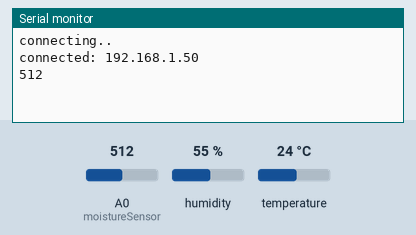
This sketch was run on a simulated ESP8266 (NodeMCU). Parts: the last lines printed to the serial monitor. The inputs (shaded band) are chosen by the test bench; at power-on: humidity 55 %, A0 (moistureSensor) = 512, temperature 24 °C. WiFi joins after 1.5 s; servers stay silent unless stated.

Above: at 4.2 s.
4.3 s: humidity set to 22 %
At 4.9 s:
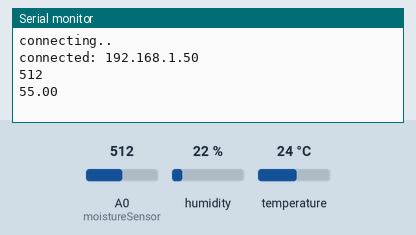
8.6 s: A0 (moistureSensor) set to 716
At 9.3 s:
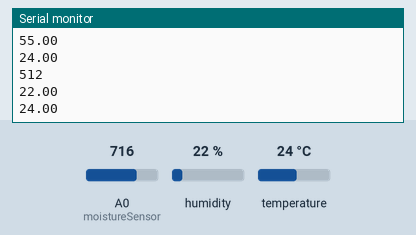
12.9 s: temperature set to 12 °C
At 14.5 s:
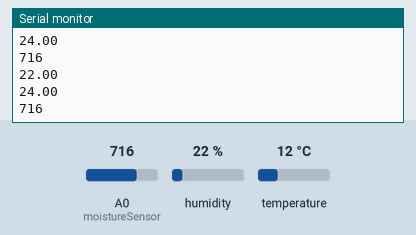
17.2 s: A0 (moistureSensor) set to 900
At 17.2 s:
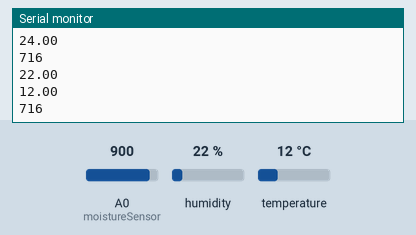
21.5 s: humidity set to 40 %
At 23.2 s:
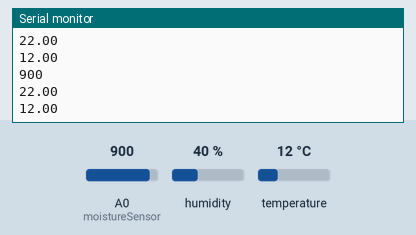
Timing chart, 0 to 24.7 s (numbered marks = the images above; inputs shaded):
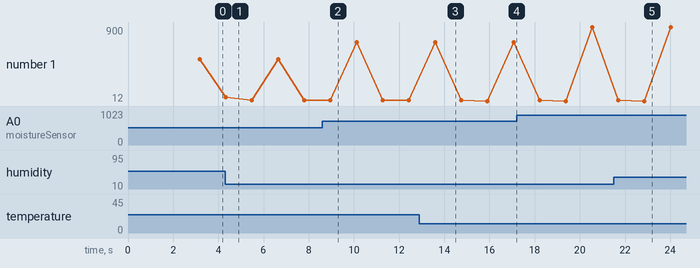

Measured:
- plotted number 1: 512 → 22 after the input at 4.3 s, 716 → 900 after the input at 17.2 s

The sketch:

database_group6.ino
```cpp
#include <ESP8266WiFi.h>
#include <FirebaseArduino.h>

#define FIREBASE_HOST "group-6-be9ed-default-rtdb.firebaseio.com"

#define FIREBASE_AUTH "IKsrq53aJl38of41IxCIXqzPwyxz1CkwiKwJmX5j"

#define WIFI_SSID "Hello"

#define WIFI_PASSWORD "12345678"

int moistureSensor = A0;

#include <DHT.h>

#define DHTPIN 14

#define DHTTYPE DHT11

DHT dht (DHTPIN,DHTTYPE);

void setup() {
Serial.begin(115200);
WiFi.begin(WIFI_SSID, WIFI_PASSWORD);
Serial.print("connecting");
while (WiFi.status() != WL_CONNECTED) {
Serial.print(".");
delay(1000);
}

dht.begin();
Serial.println("");
Serial.print("connected: ");
Serial.println(WiFi.localIP());

Firebase.begin(FIREBASE_HOST, FIREBASE_AUTH);
delay(1000);

pinMode(moistureSensor,INPUT);
// connect to wifi.

}

void loop()
{
float hum=dht.readHumidity();
float tem=dht.readTemperature();

int moi = analogRead(moistureSensor);

Firebase.setInt("data1",moi);
//Serial.println("Moisture = ");
Serial.println(moi);
delay(1000);

Firebase.setFloat("data2",hum);
//Serial.println("Humidity = ");
Serial.println(hum);
delay(1000);

Firebase.setFloat("data3",tem);
//Serial.println("Temperature = ");
Serial.println(tem);
delay(1000);

}
```
